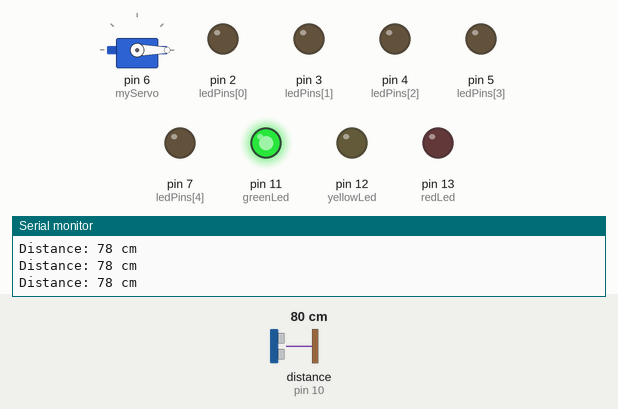
Simulated run of this sketch. Board: Arduino Uno, built with avr-gcc and run on an emulated ATmega328P. On the bench: servo, output pins drawn as LEDs (lit = HIGH), the last lines printed to the serial monitor. Wiring (inferred from the names in the program): ultrasonic range finder: trigger pin 9; echo pin 10. The inputs (shaded band) are chosen by the test bench; at power-on: distance to the obstacle (sensor on pin 10) 80 cm. The echo pulse lasts 58.3 µs per cm; pins used as bus, display or sensor lines are not drawn.

Above: at 1.2 s.
1.3 s: distance to the obstacle (sensor on pin 10) set to 22 cm
2.8 s: distance to the obstacle (sensor on pin 10) set to 18 cm
At 4.9 s:
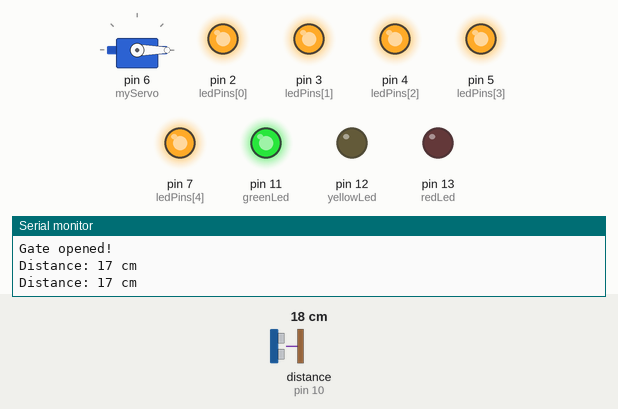
5.8 s: distance to the obstacle (sensor on pin 10) set to 35 cm
At 8.4 s:
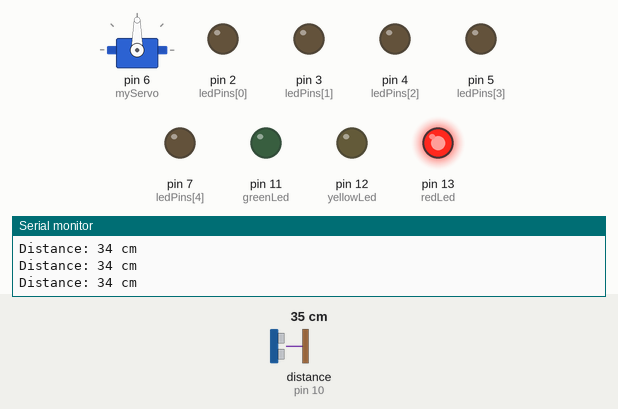
8.8 s: distance to the obstacle (sensor on pin 10) set to 2 cm
At 11.1 s:
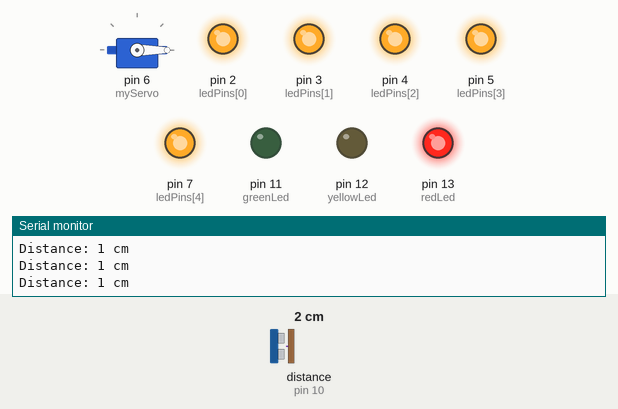
11.8 s: distance to the obstacle (sensor on pin 10) set to 60 cm
At 14.0 s:
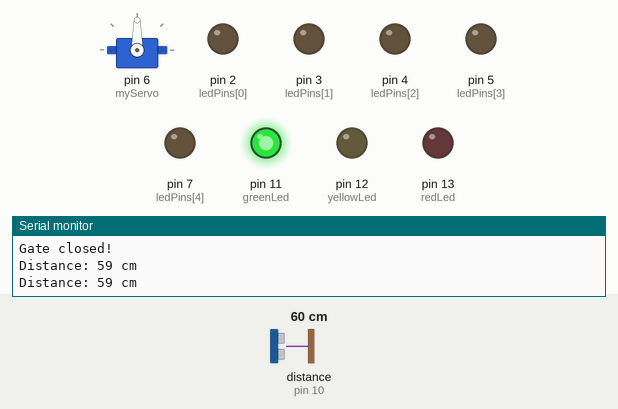
14.8 s: distance to the obstacle (sensor on pin 10) set to 4 cm
At 19.2 s:
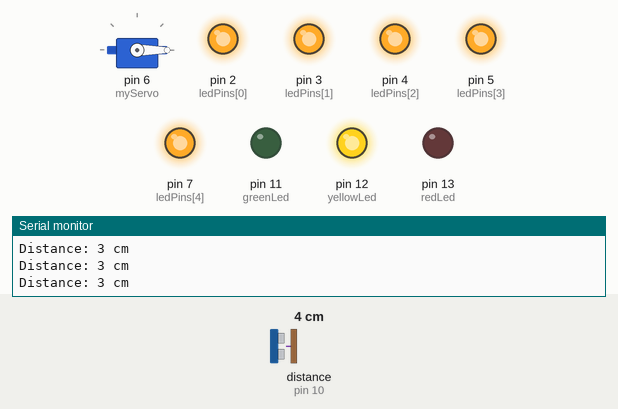
Timing chart, 0 to 39.4 s (numbered marks = the images above; inputs shaded):
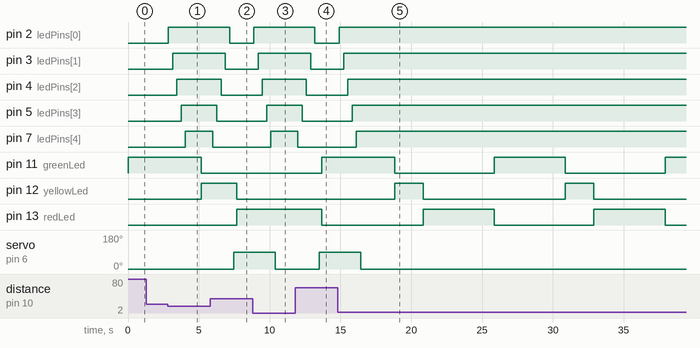

The sketch:

08-traffic-light-vehicle-gate.ino
```cpp
#include <Servo.h>

const int trigPin = 9;
const int echoPin = 10;

int ledPins[] = {2, 3, 4, 5, 7};
const int ledCount = 5;

const int redLed = 13;
const int yellowLed = 12;
const int greenLed = 11;

Servo myServo;

long duration;
int distance;

bool gateOpen = false;

void setup() {
  pinMode(trigPin, OUTPUT);
  pinMode(echoPin, INPUT);

  for (int i = 0; i < ledCount; i++) {
    pinMode(ledPins[i], OUTPUT);
    digitalWrite(ledPins[i], LOW);
  }

  pinMode(redLed, OUTPUT);
  pinMode(yellowLed, OUTPUT);
  pinMode(greenLed, OUTPUT);

  myServo.attach(6);
  myServo.write(0);

  Serial.begin(9600);
}

void loop() {
  digitalWrite(greenLed, HIGH);
  delayWithCarCheck(5000);
  digitalWrite(greenLed, LOW);

  digitalWrite(yellowLed, HIGH);
  delayWithCarCheck(2000);
  digitalWrite(yellowLed, LOW);

  digitalWrite(redLed, HIGH);
  delayWithCarCheck(5000);
  digitalWrite(redLed, LOW);
}

void checkCar() {
  digitalWrite(trigPin, LOW);
  delayMicroseconds(2);
  digitalWrite(trigPin, HIGH);
  delayMicroseconds(10);
  digitalWrite(trigPin, LOW);

  duration = pulseIn(echoPin, HIGH);
  distance = duration * 0.034 / 2;

  Serial.print("Distance: ");
  Serial.print(distance);
  Serial.println(" cm");

  if (distance > 0 && distance < 20 && !gateOpen) {
    for (int i = 0; i < ledCount; i++) {
      digitalWrite(ledPins[i], HIGH);
      delay(300);
    }

    myServo.write(0);
    gateOpen = true;
    Serial.println("Gate opened!");
  }
  else if ((distance >= 20 || distance == 0) && gateOpen) {
    for (int i = ledCount - 1; i >= 0; i--) {
      digitalWrite(ledPins[i], LOW);
      delay(300);
    }

    myServo.write(90);
    gateOpen = false;
    Serial.println("Gate closed!");
  }
}

void delayWithCarCheck(long ms) {
  long start = millis();
  while (millis() - start < ms) {
    checkCar();
    delay(200);
  }
}
```

Measured:
- the behaviour switches between 21 and 20 cm on distance to the obstacle (sensor on pin 10) (found by bisection; images 0 and 1)
- after the input at 2.8 s, pin 2 (ledPins[0]): LOW → HIGH after 0.05 s; pin 3 (ledPins[1]): LOW → HIGH after 0.35 s; pin 4 (ledPins[2]): LOW → HIGH after 0.65 s; pin 5 (ledPins[3]): LOW → HIGH after 0.95 s; pin 7 (ledPins[4]): LOW → HIGH after 1.3 s
- after the input at 5.8 s, pin 2 (ledPins[0]): HIGH → LOW after 1.4 s; pin 3 (ledPins[1]): HIGH → LOW after 1.1 s; pin 4 (ledPins[2]): HIGH → LOW after 0.77 s; pin 5 (ledPins[3]): HIGH → LOW after 0.47 s; pin 7 (ledPins[4]): HIGH → LOW after 0.17 s
- after the input at 8.8 s, pin 2 (ledPins[0]): LOW → HIGH after 0.09 s; pin 3 (ledPins[1]): LOW → HIGH after 0.39 s; pin 4 (ledPins[2]): LOW → HIGH after 0.69 s; pin 5 (ledPins[3]): LOW → HIGH after 0.99 s; pin 7 (ledPins[4]): LOW → HIGH after 1.3 s
- after the input at 11.8 s, pin 2 (ledPins[0]): HIGH → LOW after 1.4 s; pin 3 (ledPins[1]): HIGH → LOW after 1.1 s; pin 4 (ledPins[2]): HIGH → LOW after 0.80 s; pin 5 (ledPins[3]): HIGH → LOW after 0.50 s; pin 7 (ledPins[4]): HIGH → LOW after 0.20 s
- after the input at 14.8 s, pin 2 (ledPins[0]): LOW → HIGH after 0.12 s; pin 3 (ledPins[1]): LOW → HIGH after 0.42 s; pin 4 (ledPins[2]): LOW → HIGH after 0.72 s; pin 5 (ledPins[3]): LOW → HIGH after 1.0 s; pin 7 (ledPins[4]): LOW → HIGH after 1.3 s
